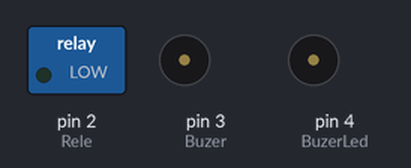
This sketch was run on a simulated Arduino Uno, built with avr-gcc and run on an emulated ATmega328P. On the bench: switched loads named in the sketch (green lamp = pin HIGH), buzzer (waves = sounding, pin HIGH).

Above: at 0.1 s.
Timing chart, 0 to 1.6 s (numbered marks = the images above):
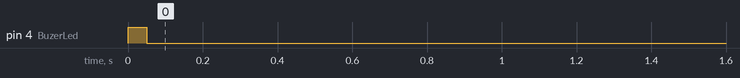

The sketch:

readpult.ino
```cpp
#include <stdlib.h>

const int8_t Rele = 2;
const int8_t Buzer = 3;
const int8_t BuzerLed = 4;
const int8_t RFin = 8;

#define SIZEBUF 16
char inbuf[SIZEBUF] = "";

#include <SoftwareSerial.h>
SoftwareSerial mySerial(8, 11);  // RX, TX

void setup() {
  Serial.begin(115200);
  mySerial.begin(2400);

  pinMode(Rele, OUTPUT);
  pinMode(Buzer, OUTPUT);
  pinMode(BuzerLed, OUTPUT);
  pinMode(RFin, INPUT);

  digitalWrite(BuzerLed, HIGH);
  delay(50);
  digitalWrite(BuzerLed, LOW);


  mySerial.setTimeout(5);
}

void loop() {

  if (mySerial.available() > SIZEBUF) {

    for (byte i = 0; i < SIZEBUF; i++) {
      Serial.print(F("0x"));
      Serial.print(mySerial.read(), HEX);
      Serial.print(F(","));
    }
    Serial.println();
  }

  //delay(100);
}
```
